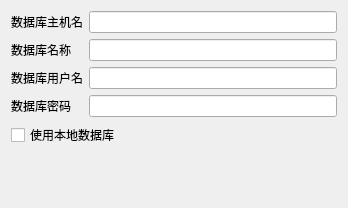
<?xml version="1.0" encoding="UTF-8"?>
<ui version="4.0">
 <class>public_sqlset_Dialog</class>
 <widget class="QDialog" name="public_sqlset_Dialog">
  <property name="geometry">
   <rect>
    <x>0</x>
    <y>0</y>
    <width>348</width>
    <height>208</height>
   </rect>
  </property>
  <property name="windowTitle">
   <string>Dialog</string>
  </property>
  <layout class="QVBoxLayout" name="verticalLayout">
   <item>
    <layout class="QGridLayout" name="gridLayout">
     <item row="0" column="0">
      <widget class="QLabel" name="label">
       <property name="text">
        <string>数据库主机名</string>
       </property>
      </widget>
     </item>
     <item row="0" column="1">
      <widget class="QLineEdit" name="lineEdit_hostname"/>
     </item>
     <item row="1" column="0">
      <widget class="QLabel" name="label_2">
       <property name="text">
        <string>数据库名称</string>
       </property>
      </widget>
     </item>
     <item row="1" column="1">
      <widget class="QLineEdit" name="lineEdit_dbname"/>
     </item>
     <item row="2" column="0">
      <widget class="QLabel" name="label_4">
       <property name="text">
        <string>数据库用户名</string>
       </property>
      </widget>
     </item>
     <item row="2" column="1">
      <widget class="QLineEdit" name="lineEdit_usrname"/>
     </item>
     <item row="3" column="0">
      <widget class="QLabel" name="label_3">
       <property name="text">
        <string>数据库密码</string>
       </property>
      </widget>
     </item>
     <item row="3" column="1">
      <widget class="QLineEdit" name="lineEdit_password"/>
     </item>
    </layout>
   </item>
   <item>
    <layout class="QHBoxLayout" name="horizontalLayout">
     <item>
      <widget class="QCheckBox" name="checkBox">
       <property name="text">
        <string>使用本地数据库</string>
       </property>
      </widget>
     </item>
    </layout>
   </item>
   <item>
    <widget class="lds_toolbar" name="widget" native="true"/>
   </item>
  </layout>
 </widget>
 <customwidgets>
  <customwidget>
   <class>lds_toolbar</class>
   <extends>QFrame</extends>
   <header>lds_toolbar.h</header>
   <container>1</container>
  </customwidget>
 </customwidgets>
 <resources/>
 <connections/>
</ui>
